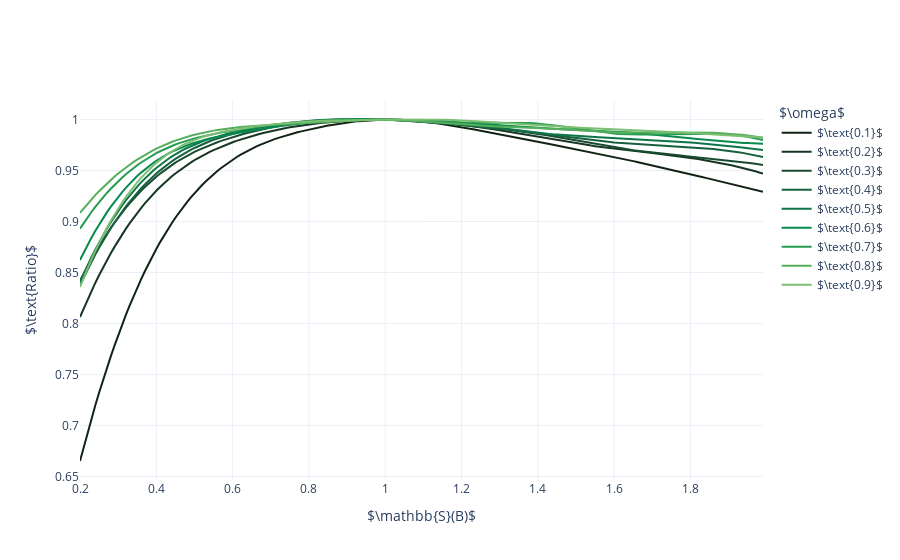

Notebook cell for this chart:
### Code cell
palette = cycle(px.colors.sequential.algae_r)
fig = go.Figure()

filter_0_1 = ratio_omega_0_1 #savgol_filter(ratio_omega_0_1, 9, 3)
filter_0_2 = ratio_omega_0_2 #savgol_filter(ratio_omega_0_2, 9, 3)
filter_0_3 = ratio_omega_0_3 #savgol_filter(ratio_omega_0_3, 9, 3)
filter_0_4 = ratio_omega_0_4 #savgol_filter(ratio_omega_0_4, 9, 3)
filter_0_5 = ratio_omega_0_5 #savgol_filter(ratio_omega_0_5, 9, 3)
filter_0_6 = ratio_omega_0_6 #savgol_filter(ratio_omega_0_6, 9, 3)
filter_0_7 = ratio_omega_0_7 #savgol_filter(ratio_omega_0_7, 9, 3)
filter_0_8 = ratio_omega_0_8 #savgol_filter(ratio_omega_0_8, 9, 3)
filter_0_9 = ratio_omega_0_9 #savgol_filter(ratio_omega_0_9, 9, 3)

f_0_1 = interp1d(SCVS, filter_0_1, kind='cubic')
f_0_2 = interp1d(SCVS, filter_0_2, kind='cubic')
f_0_3 = interp1d(SCVS, filter_0_3, kind='cubic')
f_0_4 = interp1d(SCVS, filter_0_4, kind='cubic')
f_0_5 = interp1d(SCVS, filter_0_5, kind='cubic')
f_0_6 = interp1d(SCVS, filter_0_6, kind='cubic')
f_0_7 = interp1d(SCVS, filter_0_7, kind='cubic')
f_0_8 = interp1d(SCVS, filter_0_8, kind='cubic')
f_0_9 = interp1d(SCVS, filter_0_9, kind='cubic')


# fig.add_trace(go.Scatter(x=SCVS, y=ratio_omega_0_1, mode='markers', showlegend=False))
# fig.add_trace(go.Scatter(x=SCVS, y=ratio_omega_0_2, mode='markers', showlegend=False))
# fig.add_trace(go.Scatter(x=SCVS, y=ratio_omega_0_5, mode='markers', showlegend=False))
# fig.add_trace(go.Scatter(x=SCVS, y=ratio_omega_0_8, mode='markers', showlegend=False))
# fig.add_trace(go.Scatter(x=SCVS, y=ratio_omega_0_9, mode='markers', showlegend=False))

SCV_dense = np.arange(0.2,2.0,0.01)

fig.add_trace(go.Scatter(x=SCV_dense, y=f_0_1(SCV_dense), name='$\\text{0.1}$', marker={'color': next(palette)}))
fig.add_trace(go.Scatter(x=SCV_dense, y=f_0_2(SCV_dense), name='$\\text{0.2}$', marker={'color': next(palette)}))
fig.add_trace(go.Scatter(x=SCV_dense, y=f_0_3(SCV_dense), name='$\\text{0.3}$', marker={'color': next(palette)}))
fig.add_trace(go.Scatter(x=SCV_dense, y=f_0_4(SCV_dense), name='$\\text{0.4}$', marker={'color': next(palette)}))
fig.add_trace(go.Scatter(x=SCV_dense, y=f_0_5(SCV_dense), name='$\\text{0.5}$', marker={'color': next(palette)}))
fig.add_trace(go.Scatter(x=SCV_dense, y=f_0_6(SCV_dense), name='$\\text{0.6}$', marker={'color': next(palette)}))
fig.add_trace(go.Scatter(x=SCV_dense, y=f_0_7(SCV_dense), name='$\\text{0.7}$', marker={'color': next(palette)}))
fig.add_trace(go.Scatter(x=SCV_dense, y=f_0_8(SCV_dense), name='$\\text{0.8}$', marker={'color': next(palette)}))
fig.add_trace(go.Scatter(x=SCV_dense, y=f_0_9(SCV_dense), name='$\\text{0.9}$', marker={'color': next(palette)}))


fig.update_layout(
    template = 'plotly_white',
    legend_title = '$\omega$', 
    xaxis = {'title': '$\mathbb{S}(B)$', 'tick0': 0.2, 'dtick': 0.2},
    yaxis = {'title': '$\\text{Ratio}$'},
)

fig.show()

### Figure 1 — Plotly figure (JSON) as saved in the notebook; plotly's stock layout.template omitted (floating-point values rounded to 4 significant figures; data arrays with more than 128 entries replaced by an {"elided": "..."} marker saying what was removed)
{"data": [{"marker": {"color": "rgb(17, 36, 20)"}, "name": "$\\text{0.1}$", "type": "scatter", "x": {"elided": "180 float values"}, "y": {"elided": "180 float values"}}, {"marker": {"color": "rgb(23, 55, 35)"}, "name": "$\\text{0.2}$", "type": "scatter", "x": {"elided": "180 float values"}, "y": {"elided": "180 float values"}}, {"marker": {"color": "rgb(25, 75, 49)"}, "name": "$\\text{0.3}$", "type": "scatter", "x": {"elided": "180 float values"}, "y": {"elided": "180 float values"}}, {"marker": {"color": "rgb(23, 95, 61)"}, "name": "$\\text{0.4}$", "type": "scatter", "x": {"elided": "180 float values"}, "y": {"elided": "180 float values"}}, {"marker": {"color": "rgb(13, 117, 71)"}, "name": "$\\text{0.5}$", "type": "scatter", "x": {"elided": "180 float values"}, "y": {"elided": "180 float values"}}, {"marker": {"color": "rgb(7, 138, 78)"}, "name": "$\\text{0.6}$", "type": "scatter", "x": {"elided": "180 float values"}, "y": {"elided": "180 float values"}}, {"marker": {"color": "rgb(37, 157, 81)"}, "name": "$\\text{0.7}$", "type": "scatter", "x": {"elided": "180 float values"}, "y": {"elided": "180 float values"}}, {"marker": {"color": "rgb(85, 174, 91)"}, "name": "$\\text{0.8}$", "type": "scatter", "x": {"elided": "180 float values"}, "y": {"elided": "180 float values"}}, {"marker": {"color": "rgb(124, 191, 115)"}, "name": "$\\text{0.9}$", "type": "scatter", "x": {"elided": "180 float values"}, "y": {"elided": "180 float values"}}], "layout": {"legend": {"title": {"text": "$\\omega$"}}, "xaxis": {"dtick": 0.2, "tick0": 0.2, "title": {"text": "$\\mathbb{S}(B)$"}}, "yaxis": {"title": {"text": "$\\text{Ratio}$"}}}}
